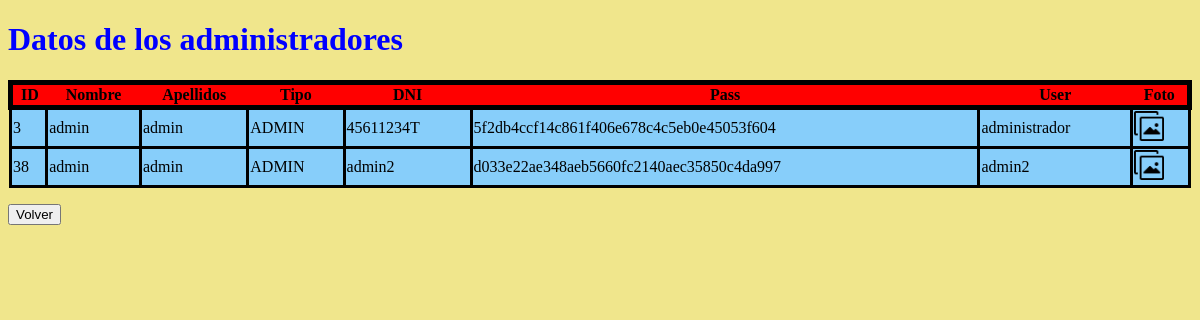
Screenshot of /src/verAdmin.php with the database file from the repository.
### tables this page shows
CREATE TABLE `persona` (
  `ID` int(11) NOT NULL,
  `NOMBRE` varchar(25) NOT NULL,
  `APELLIDOS` varchar(45) NOT NULL,
  `TIPO` enum('ALUMNO','PROFESOR','ADMIN') NOT NULL,
  `DNI` varchar(9) NOT NULL,
  `PASS` varchar(25) DEFAULT NULL,
  `USER` varchar(20) NOT NULL,
  `FOTO` varchar(100) NOT NULL DEFAULT 'default.jpg'
);

### src/verAdmin.php (the view, shortened to what this page needs)
<!DOCTYPE html>
<html>
    <head>
        <link href="../templates/tabla.css" rel="stylesheet" type="text/css">
    </head>
    <body>
    <h1 style= "color: blue;">Datos de los administradores</h1>
    <?php
         $conexionadmin = mysqli_connect('localhost','teresa','ranateresa','universidad') ;
        $consulta = mysqli_query($conexionadmin, "SELECT * FROM persona where TIPO='ADMIN'");
        $numcol = mysqli_num_rows($consulta);
        for( $i = 0 ; $i < $numcol ; $i++ ){
            $fila = mysqli_fetch_array($consulta);
            if($i == 0){
                echo " <table class=\"encabezado\" >
                <tr class = \"titulos\">
                <th>ID</th>
                <th>Nombre</th>
                <th>Apellidos</th>
                <th>Tipo</th>
                <th>DNI</th>
                <th>Pass</th>
                <th>User</th>
                <th>Foto</th>
                </tr>";
            }
                $filename = $fila['FOTO'];
                $dir = "../imgs/".$filename ;
                echo
                "<tr class=\"filas\" >
                <td> ".$fila['ID']." </td>
                <td> ".$fila['NOMBRE']." </td>
                <td> ".$fila['APELLIDOS']." </td>
                <td> ".$fila['TIPO']." </td>
                <td> ".$fila['DNI']." </td>
                <td> ".sha1($fila['PASS'])." </td>
                <td> ".$fila['USER']." </td>
                <td> <a href=$dir>";
                if($filename != null)
                    echo "<img src=\"../imgs/img.png\" width=\"30px\" height=\"30px\" /> </a> </td>";
                echo "<tr>";
        }
        echo "</table></div>";
        echo " <br>   <form action=\"./paneladmin.php\" >
        <input type=\"submit\" value=\"Volver\" />
        </form>";
    ?>
    </body>
</html>

### templates/tabla.css (style rules this page uses)
body { background-color :khaki; }
.encabezado { table-layout: auto; width: 100%; border: 10px black; border-collapse: collapse; }
.filas { border: black 3px solid; background-color:lightskyblue; }
.titulos { border: black 5px solid; background-color: red; }
td { border: black 3px solid; }

### rows the page displays
persona: shows "ID", ID "3", NOMBRE "admin", APELLIDOS "admin", TIPO "ADMIN", DNI "45611234T", PASS "5f2db4ccf14c861f406e678c4c5eb0e45053f604", USER "administrador"
persona: ID "38", NOMBRE "admin", APELLIDOS "admin", TIPO "ADMIN", DNI "admin2", PASS "d033e22ae348aeb5660fc2140aec35850c4da997", USER "admin2"
